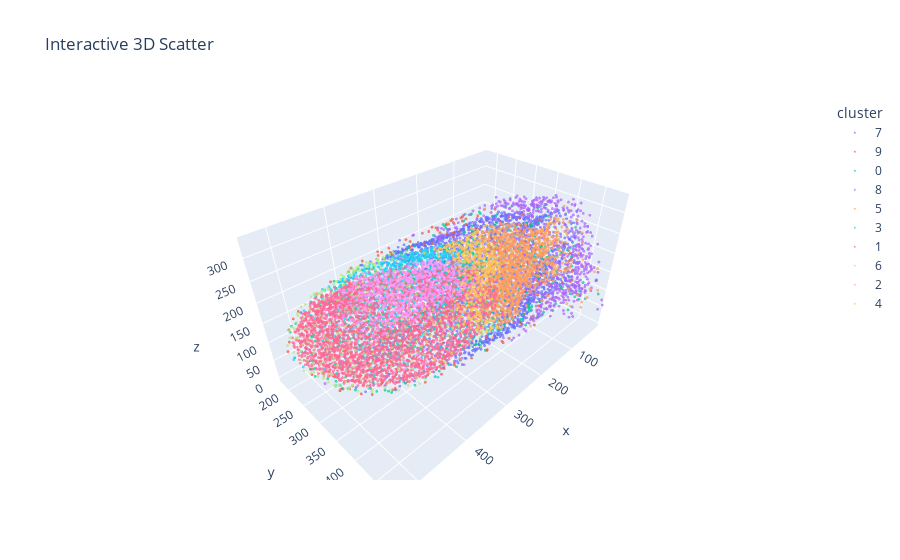

Write notebook code for a chart like this one.
### Code cell
cluster_type = ["-1"]
if cluster_type == ["-1"]:
    cluster_type = coords['cluster'].unique()

fig = px.scatter_3d(coords[coords['cluster'].isin(cluster_type)], x = 'x', y = 'y', z = 'z', 
                    color = 'cluster', title = 'Interactive 3D Scatter', opacity = 0.7)
fig.update_traces(marker = dict(size = 1))

fig.update_layout(
    scene = dict( # set according to the data
        xaxis = dict(range = [coords['x'].min(), coords['x'].max()]),
        yaxis = dict(range = [coords['y'].min(), coords['y'].max()]),
        zaxis = dict(range = [coords['z'].min() - 30, coords['z'].max() + 30])
    )
)
# fig.write_html("../images/Sci_embryo/cell_clusters_3d.html")
fig.show()

### Figure 1 — Plotly figure (JSON) as saved in the notebook; plotly's stock layout.template omitted (floating-point values rounded to 4 significant figures; data arrays with more than 128 entries replaced by an {"elided": "..."} marker saying what was removed)
{"data": [{"hovertemplate": "cluster=7<br>x=%{x}<br>y=%{y}<br>z=%{z}<extra></extra>", "legendgroup": "7", "marker": {"color": "#636efa", "opacity": 0.7, "size": 1, "symbol": "circle"}, "mode": "markers", "name": "7", "scene": "scene", "showlegend": true, "type": "scatter3d", "x": {"elided": "1777 float values"}, "y": {"elided": "1777 float values"}, "z": {"elided": "1777 float values"}}, {"hovertemplate": "cluster=9<br>x=%{x}<br>y=%{y}<br>z=%{z}<extra></extra>", "legendgroup": "9", "marker": {"color": "#EF553B", "opacity": 0.7, "size": 1, "symbol": "circle"}, "mode": "markers", "name": "9", "scene": "scene", "showlegend": true, "type": "scatter3d", "x": {"elided": "281 float values"}, "y": {"elided": "281 float values"}, "z": {"elided": "281 float values"}}, {"hovertemplate": "cluster=0<br>x=%{x}<br>y=%{y}<br>z=%{z}<extra></extra>", "legendgroup": "0", "marker": {"color": "#00cc96", "opacity": 0.7, "size": 1, "symbol": "circle"}, "mode": "markers", "name": "0", "scene": "scene", "showlegend": true, "type": "scatter3d", "x": {"elided": "913 float values"}, "y": {"elided": "913 float values"}, "z": {"elided": "913 float values"}}, {"hovertemplate": "cluster=8<br>x=%{x}<br>y=%{y}<br>z=%{z}<extra></extra>", "legendgroup": "8", "marker": {"color": "#ab63fa", "opacity": 0.7, "size": 1, "symbol": "circle"}, "mode": "markers", "name": "8", "scene": "scene", "showlegend": true, "type": "scatter3d", "x": {"elided": "844 float values"}, "y": {"elided": "844 float values"}, "z": {"elided": "844 float values"}}, {"hovertemplate": "cluster=5<br>x=%{x}<br>y=%{y}<br>z=%{z}<extra></extra>", "legendgroup": "5", "marker": {"color": "#FFA15A", "opacity": 0.7, "size": 1, "symbol": "circle"}, "mode": "markers", "name": "5", "scene": "scene", "showlegend": true, "type": "scatter3d", "x": {"elided": "1310 float values"}, "y": {"elided": "1310 float values"}, "z": {"elided": "1310 float values"}}, {"hovertemplate": "cluster=3<br>x=%{x}<br>y=%{y}<br>z=%{z}<extra></extra>", "legendgroup": "3", "marker": {"color": "#19d3f3", "opacity": 0.7, "size": 1, "symbol": "circle"}, "mode": "markers", "name": "3", "scene": "scene", "showlegend": true, "type": "scatter3d", "x": {"elided": "872 float values"}, "y": {"elided": "872 float values"}, "z": {"elided": "872 float values"}}, {"hovertemplate": "cluster=1<br>x=%{x}<br>y=%{y}<br>z=%{z}<extra></extra>", "legendgroup": "1", "marker": {"color": "#FF6692", "opacity": 0.7, "size": 1, "symbol": "circle"}, "mode": "markers", "name": "1", "scene": "scene", "showlegend": true, "type": "scatter3d", "x": {"elided": "3223 float values"}, "y": {"elided": "3223 float values"}, "z": {"elided": "3223 float values"}}, {"hovertemplate": "cluster=6<br>x=%{x}<br>y=%{y}<br>z=%{z}<extra></extra>", "legendgroup": "6", "marker": {"color": "#B6E880", "opacity": 0.7, "size": 1, "symbol": "circle"}, "mode": "markers", "name": "6", "scene": "scene", "showlegend": true, "type": "scatter3d", "x": {"elided": "286 float values"}, "y": {"elided": "286 float values"}, "z": {"elided": "286 float values"}}, {"hovertemplate": "cluster=2<br>x=%{x}<br>y=%{y}<br>z=%{z}<extra></extra>", "legendgroup": "2", "marker": {"color": "#FF97FF", "opacity": 0.7, "size": 1, "symbol": "circle"}, "mode": "markers", "name": "2", "scene": "scene", "showlegend": true, "type": "scatter3d", "x": {"elided": "678 float values"}, "y": {"elided": "678 float values"}, "z": {"elided": "678 float values"}}, {"hovertemplate": "cluster=4<br>x=%{x}<br>y=%{y}<br>z=%{z}<extra></extra>", "legendgroup": "4", "marker": {"color": "#FECB52", "opacity": 0.7, "size": 1, "symbol": "circle"}, "mode": "markers", "name": "4", "scene": "scene", "showlegend": true, "type": "scatter3d", "x": {"elided": "361 float values"}, "y": {"elided": "361 float values"}, "z": {"elided": "361 float values"}}], "layout": {"legend": {"title": {"text": "cluster"}, "tracegroupgap": 0}, "scene": {"domain": {"x": [0, 1], "y": [0, 1]}, "xaxis": {"range": [1.863, 544.4], "title": {"text": "x"}}, "yaxis": {"range": [169.2, 493.7], "title": {"text": "y"}}, "zaxis": {"range": [-11.5, 342.1], "title": {"text": "z"}}}, "title": {"text": "Interactive 3D Scatter"}}}
